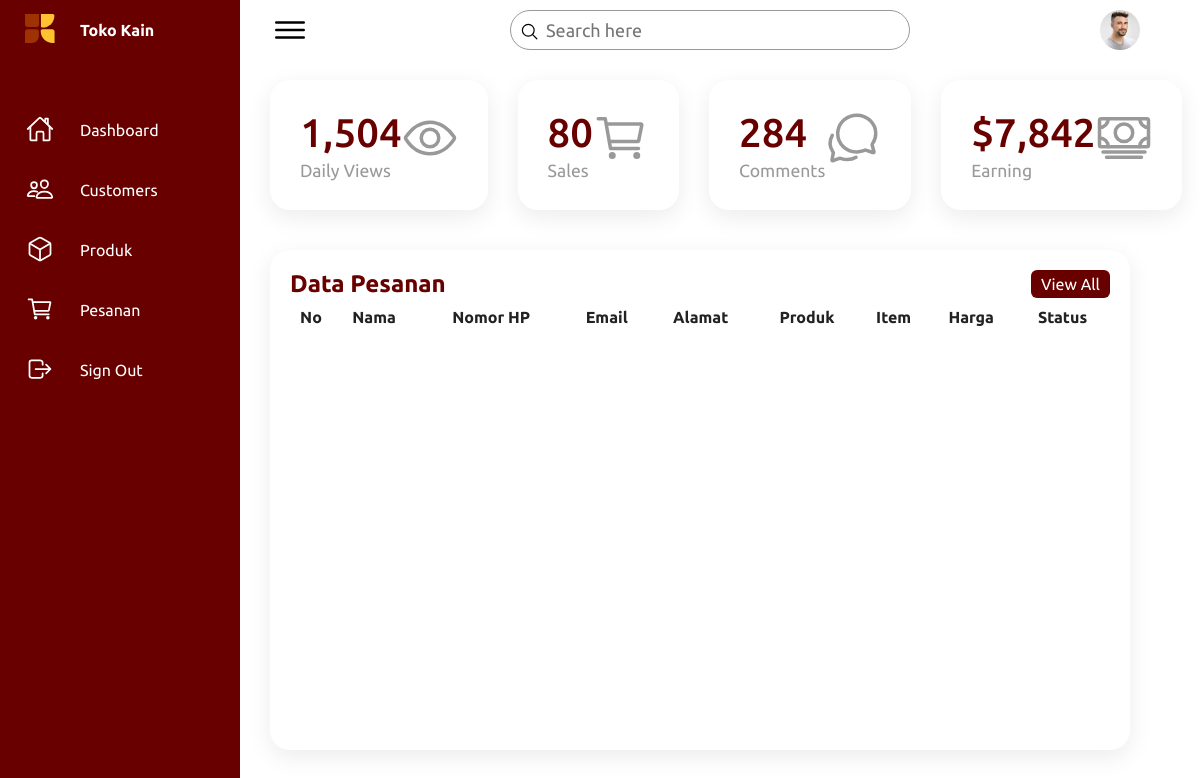
The page /pesanan/ on the database as committed earlier.
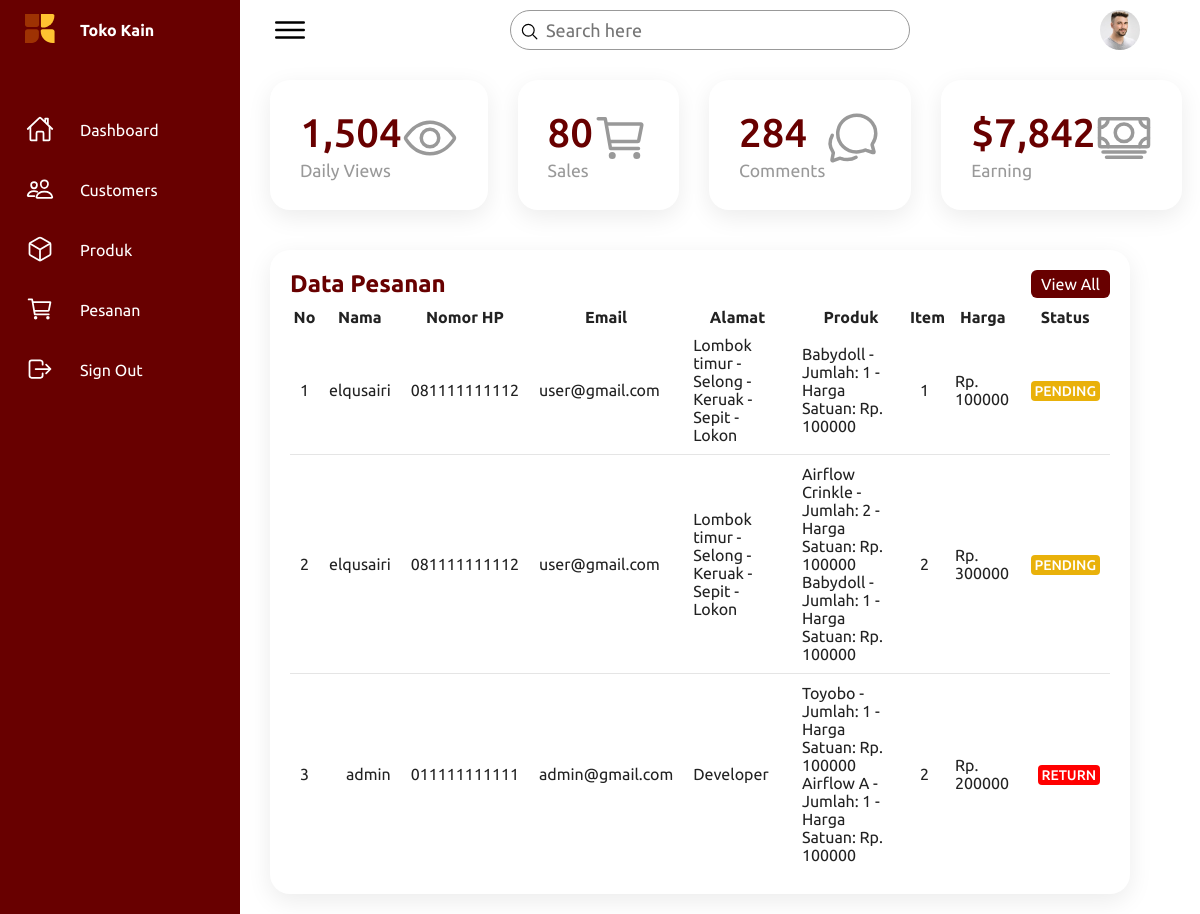
The same page on the database as committed later.
### greenstore_app/models.py (models this page shows, shortened)
class Pesanan(models.Model):
    STATUS_CHOICES = [
        ('PENDING', 'Pending'),
        ('DELIVERED', 'Delivered'),
        ('RETURN', 'Return'),
    ]
    nama_user = models.ForeignKey(CustomUser, on_delete=models.CASCADE)
    nomor_hp = models.CharField(max_length=20)
    email = models.EmailField()
    alamat = models.CharField(max_length=255)
    jumlah_items = models.PositiveIntegerField()
    total_harga = models.IntegerField()
    pesanan_detail = models.TextField()
    status = models.CharField(max_length=10, choices=STATUS_CHOICES, default='PENDING')
    created_at = models.DateTimeField(auto_now_add=True)

class CustomUser(AbstractUser):
    nomor = models.CharField(max_length=20)
    alamat = models.CharField(max_length=255)

### greenstore_app/views.py (the view)
# urls.py: path('pesanan/', OrderListView.as_view(), name='pesanan'),
class OrderListView(View):
    template_name = 'dsh_pesanan.html'
    def get(self, request, *args, **kwargs):
        orders = Pesanan.objects.all().order_by('-id')
        context = {'orders': orders}
        return render(request, self.template_name, context)

### templates/dsh_pesanan.html (shortened to what the changed rows need)
{% load static %}
<!DOCTYPE html>
<html lang="en">
<head>
    <link rel="stylesheet" href="{% static 'css/dashboard.css' %}">
</head>
<body>
    <div class="container">
        <div class="main">
            <div class="details">
                <div class="recentOrders">
                    <div class="cardHeader">
                        <h2>Data Pesanan</h2>
                    </div>
                    <table>
                        <thead>
                            <tr>
                                <th>No</th>
                                <th>Nama</th>
                                <th>Nomor HP</th>
                                <th>Email</th>
                                <th>Alamat</th>
                                <th>Produk</th>
                                <th>Item</th>
                                <th>Harga</th>
                                <th>Status</th>
                            </tr>
                        </thead>
                        <tbody>
                            {% for order in orders %}
                                <tr>
                                    <td>{{ forloop.counter }}</td>
                                    <td>{{ order.nama_user }}</td>
                                    <td>{{ order.nomor_hp }}</td>
                                    <td>{{ order.email }}</td>
                                    <td>{{ order.alamat }}</td>
                                    <td>{{order.pesanan_detail}}</td>
                                    <td>{{ order.jumlah_items }}</td>
                                    <td>Rp. {{ order.total_harga }}</td>
                                    <td><span class="status {{ order.status|lower }}">{{ order.status}}</span></td>
                                </tr>
                            {% endfor %}
                        </tbody>
                    </table>
                </div>
            </div>
        </div>
    </div>
</body>
</html>

Rows that differ between the two databases and show on the page:
added Pesanan: nama_user "elqusairi", nomor_hp "081111111112", email "user@gmail.com", alamat "Lombok timur - Selong - Keruak - Sepit - Lokon", pesanan_detail "Babydoll - Jumlah: 1 - Harga Satuan: Rp. 100000", jumlah_items "1", total_harga "100000", status "PENDING"
added Pesanan: nama_user "elqusairi", nomor_hp "081111111112", email "user@gmail.com", alamat "Lombok timur - Selong - Keruak - Sepit - Lokon", pesanan_detail "Airflow Crinkle - Jumlah: 2 - Harga Satuan: Rp. 100000 Babydoll - Jumlah: 1 - Harga Satuan: Rp. 100000", jumlah_items "2", total_harga "300000", status "PENDING"
added Pesanan: nama_user "admin", nomor_hp "011111111111", email "admin@gmail.com", alamat "Developer", pesanan_detail "Toyobo - Jumlah: 1 - Harga Satuan: Rp. 100000 Airflow A - Jumlah: 1 - Harga Satuan: Rp. 100000", jumlah_items "2", total_harga "200000", status "RETURN"
